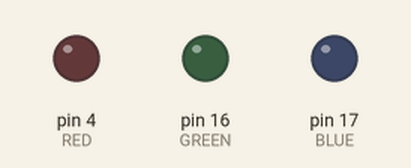
Simulated run of this sketch. Board: Arduino Uno, built with avr-gcc and run on an emulated ATmega328P. On the bench: output pins drawn as LEDs (lit = HIGH).

Above: at 0.6 s.
At 5.9 s:
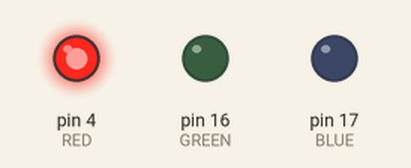
Timing chart, 0 to 8.2 s (numbered marks = the images above):
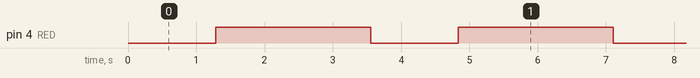

The sketch:

BrightnessControl.ino
```cpp
#include <dummy.h>


#define RED 4  //Connect LED on this
#define GREEN 16
#define BLUE 17

void setup() {
  // Set pin mode
  pinMode(RED,OUTPUT);
  pinMode(GREEN,OUTPUT);
  pinMode(BLUE,OUTPUT);
}

void loop() {

  for(int i=0;i<255;i++)
  {
    analogWrite(RED,i);
    delay(10);

  }
  delay(1000);
}
```

Measured:
- by itself, pin 4 (RED): alternates HIGH for 2.3 s and LOW for 1.3 s
